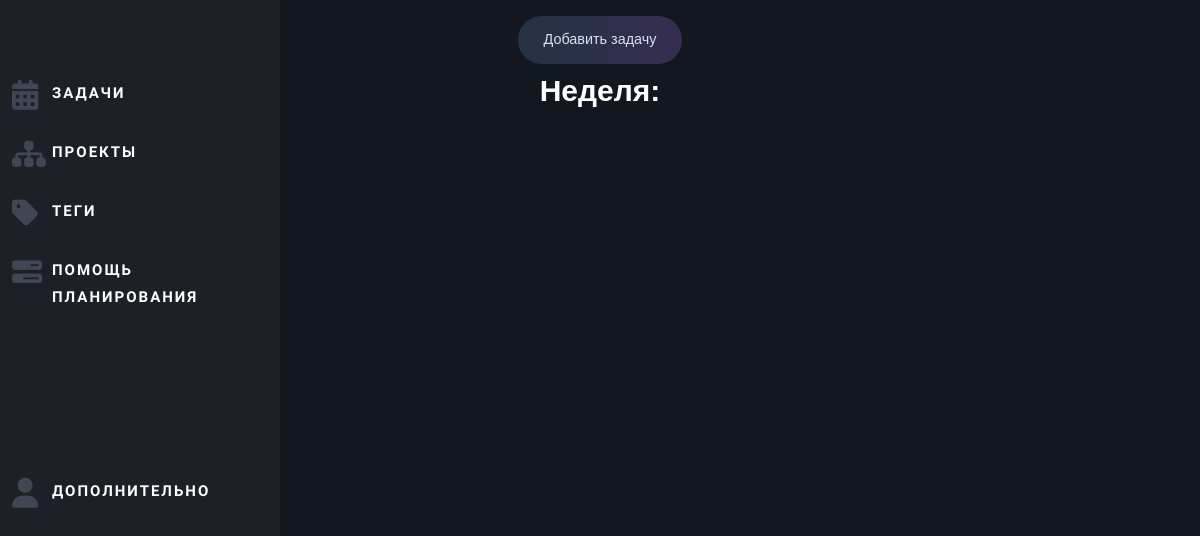
The page /week on the database as committed earlier.
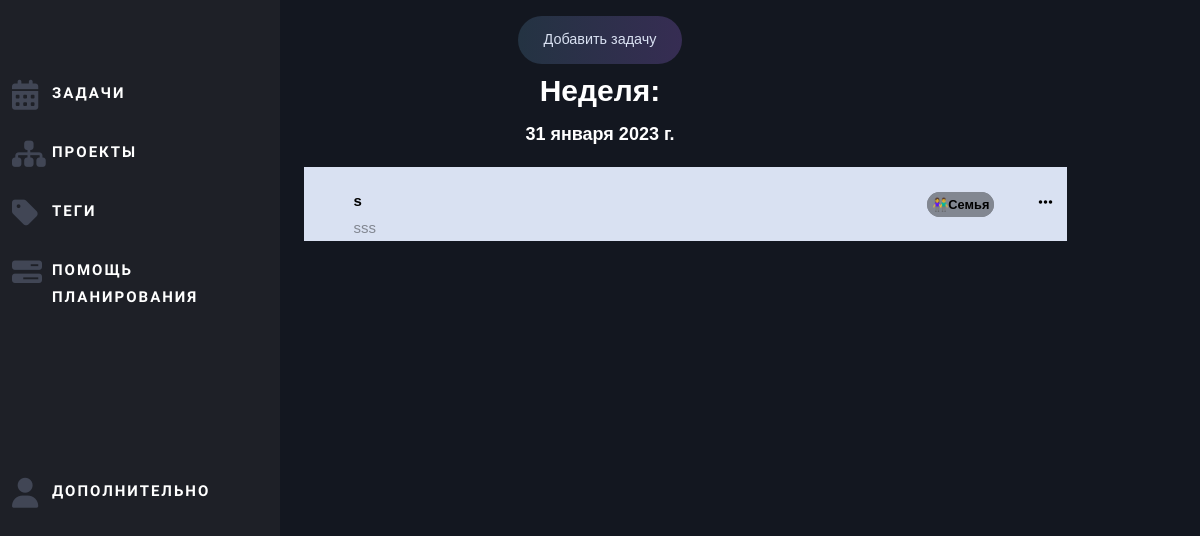
The same page on the database as committed later.
### mainpage/models.py (models this page shows, shortened)
class Tasks(models.Model):
    tag_choices = (("💻Работа", '💻Работа'), ("🏆Спорт", "🏆Спорт"),
                   ("👫Семья", "👫Семья"), ("🎧Личная", "🎧Личная"),
                   ("🎓Обучение", "🎓Обучение"), ("🏰Дом", "🏰Дом"),
                   ("🧬Здоровье", "🧬Здоровье"), ("🌋Путешествия", "🌋Путешествия"),
                   ("🎮Отдых", "🎮Отдых"), ("🍕Покупки", "🍕Покупки"),
                   ("🎪Мероприятия", "🎪Мероприятия"), ("🚇Другое", "🚇Другое"), ("", ""))
    id = models.UUIDField(primary_key=True, default=uuid.uuid4, editable=False)
    title = models.CharField("Название задачи", max_length=100)
    task = models.CharField("Задача", max_length=300)
    teg = models.CharField("Тег", max_length=12, choices=tag_choices, default="")
    date = models.DateField('Дата Задачи')
    is_global = models.BooleanField('Отнести к задаче')
    global_task = models.CharField("Глобальная задача", blank=True, max_length=100)
    is_archive = models.BooleanField('В архиве')
    class Meta:
        verbose_name = "Задача"
        verbose_name_plural = "Задачи"

### mainpage/views.py (the view, shortened to what this page needs)
# urls.py: path('week', views.week, name='week'),
def week(request):
    tasks = Tasks.objects.order_by("date").filter(date__range=[datetime.date.today(), datetime.date.today() + datetime.timedelta(7)])
    tasks = tasks.filter(is_archive=False)
    task = {}
    for i in tasks:
        if i.date not in task:
            task[i.date] = [i]
        else:
            task[i.date].append(i)
    global_tasks = set([i.global_task for i in Tasks.objects.order_by("date")])
    form = TaskForm()
    dateform = DateForm()
    globform = GlobalForm()
    return render(request, 'mainpage/days.html', {'task': task, 'form': form, 'dateform': dateform,
                                                  'globform': globform, 'global_tasks': global_tasks,
                                                  'day': 'week'})

### mainpage/templates/mainpage/days.html (shortened to what this page needs)
{%  extends 'mainpage/index.html' %}
{% load static  %}
{% block content %}
<link rel="stylesheet" href="{% static 'mainpage/css/plan.css' %}">
<body>
<div class="box">
  <a href="#task" class="link-1" id="">Добавить задачу</a>
    {% if day == 'week' %}
     <h1 style="font-size:2em; color: #fff; font-family: 'Work Sans', sans-serif;">Неделя:</h1>
    {% else %}
    <h1 style="font-size:2em; color: #fff; font-family: 'Work Sans', sans-serif;">Месяц:</h1>
    {% endif %}
  {% for key, value in task.items %}
    <h1 style="font-size:1.2em; color: #fff; font-family: 'Work Sans', sans-serif;">{{ key }}</h1>
    {% for el in value %}
    {% if not el.is_archive %}
          <tr>
	      	<table class="bg_white" role="presentation" cellpadding="0" cellspacing="0" width="70%">
					  <tr style="border-bottom: 1px solid rgba(0,0,0,.05);">
					  	<td valign="middle" width="60%" style="text-align:left; padding: 0 2em;">
					  		<div class="product-entry">
					  			<div class="text">
                                  <span><strong>{{ el.title }}</strong></span>
					  				<p>{{ el.task }}</p>
					  			</div>
					  		</div>
					  	</td>
					  	<td valign="middle" width="25%" style="text-align:right; padding: 0 2em;">
					  		<span class="price" style="color: #000; font-size: 1.6rem; border: 0.7rem solid #828791; border-radius: 16px; background: #828791;"><strong>{{ el.teg }}</strong></span>
					  	</td>
                        <td valign="middle" width="5%" style="text-align:left;">
                          <nav role="navigation" class="primary-navigation">
                              <ul>
                                <li><a><i class="fa fa-ellipsis-h"></i></a>
                                </li>
                              </ul>
                            </nav>
					  	</td>
					  </tr>
	      	</table>
	      </tr>
    {% endif %}
    {% endfor %}
{% endfor %}
</div>
</body>
{% endblock %}

Rows that differ between the two databases and show on the page:
added Tasks: date "31 января 2023 г.", title "s", task "sss", teg "👫Семья"
